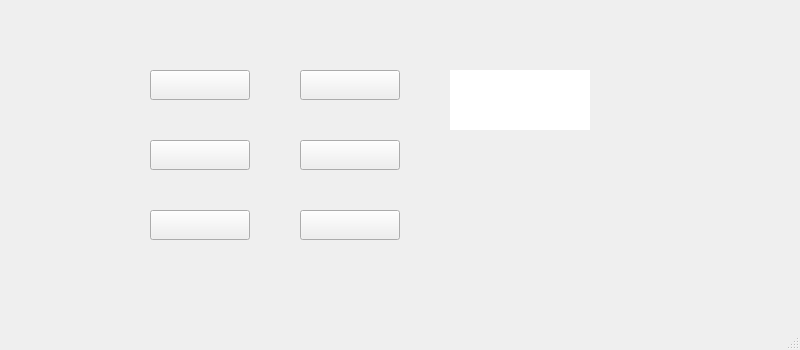
<?xml version="1.0" encoding="UTF-8"?>
<ui version="4.0">
 <class>MainWindow</class>
 <widget class="QMainWindow" name="MainWindow">
  <property name="geometry">
   <rect>
    <x>0</x>
    <y>0</y>
    <width>800</width>
    <height>350</height>
   </rect>
  </property>
  <property name="minimumSize">
   <size>
    <width>800</width>
    <height>350</height>
   </size>
  </property>
  <property name="maximumSize">
   <size>
    <width>800</width>
    <height>350</height>
   </size>
  </property>
  <property name="cursor">
   <cursorShape>ArrowCursor</cursorShape>
  </property>
  <property name="windowTitle">
   <string>如墨-Project</string>
  </property>
  <widget class="QWidget" name="centralwidget">
   <widget class="QPushButton" name="pushButton">
    <property name="geometry">
     <rect>
      <x>150</x>
      <y>70</y>
      <width>100</width>
      <height>30</height>
     </rect>
    </property>
    <property name="font">
     <font>
      <family>微软雅黑</family>
      <pointsize>11</pointsize>
     </font>
    </property>
    <property name="text">
     <string/>
    </property>
    <property name="icon">
     <iconset resource="main_pic.qrc">
      <normaloff>:/mainpic/pic/tingfeng.png</normaloff>:/mainpic/pic/tingfeng.png</iconset>
    </property>
    <property name="iconSize">
     <size>
      <width>100</width>
      <height>30</height>
     </size>
    </property>
   </widget>
   <widget class="QPushButton" name="pushButton_2">
    <property name="geometry">
     <rect>
      <x>300</x>
      <y>70</y>
      <width>100</width>
      <height>30</height>
     </rect>
    </property>
    <property name="font">
     <font>
      <family>微软雅黑</family>
      <pointsize>11</pointsize>
     </font>
    </property>
    <property name="cursor">
     <cursorShape>ArrowCursor</cursorShape>
    </property>
    <property name="text">
     <string/>
    </property>
    <property name="icon">
     <iconset resource="main_pic.qrc">
      <normaloff>:/mainpic/pic/kesha.png</normaloff>:/mainpic/pic/kesha.png</iconset>
    </property>
    <property name="iconSize">
     <size>
      <width>100</width>
      <height>30</height>
     </size>
    </property>
   </widget>
   <widget class="QPushButton" name="pushButton_3">
    <property name="geometry">
     <rect>
      <x>300</x>
      <y>210</y>
      <width>100</width>
      <height>30</height>
     </rect>
    </property>
    <property name="text">
     <string/>
    </property>
    <property name="icon">
     <iconset resource="main_pic.qrc">
      <normaloff>:/mainpic/pic/shuoyun.png</normaloff>:/mainpic/pic/shuoyun.png</iconset>
    </property>
    <property name="iconSize">
     <size>
      <width>100</width>
      <height>30</height>
     </size>
    </property>
   </widget>
   <widget class="QPushButton" name="pushButton_4">
    <property name="geometry">
     <rect>
      <x>150</x>
      <y>210</y>
      <width>100</width>
      <height>30</height>
     </rect>
    </property>
    <property name="font">
     <font>
      <family>微软雅黑</family>
      <pointsize>11</pointsize>
     </font>
    </property>
    <property name="text">
     <string/>
    </property>
    <property name="icon">
     <iconset resource="main_pic.qrc">
      <normaloff>:/mainpic/pic/guanyu.png</normaloff>:/mainpic/pic/guanyu.png</iconset>
    </property>
    <property name="iconSize">
     <size>
      <width>100</width>
      <height>30</height>
     </size>
    </property>
   </widget>
   <widget class="QTextBrowser" name="textBrowser">
    <property name="geometry">
     <rect>
      <x>450</x>
      <y>70</y>
      <width>140</width>
      <height>60</height>
     </rect>
    </property>
    <property name="font">
     <font>
      <family>微软雅黑 Light</family>
      <pointsize>11</pointsize>
     </font>
    </property>
    <property name="frameShape">
     <enum>QFrame::Box</enum>
    </property>
    <property name="frameShadow">
     <enum>QFrame::Raised</enum>
    </property>
    <property name="lineWidth">
     <number>0</number>
    </property>
   </widget>
   <widget class="QLabel" name="label">
    <property name="geometry">
     <rect>
      <x>0</x>
      <y>0</y>
      <width>800</width>
      <height>375</height>
     </rect>
    </property>
    <property name="text">
     <string/>
    </property>
   </widget>
   <widget class="QPushButton" name="pushButton_5">
    <property name="geometry">
     <rect>
      <x>300</x>
      <y>140</y>
      <width>100</width>
      <height>30</height>
     </rect>
    </property>
    <property name="font">
     <font>
      <family>微软雅黑</family>
      <pointsize>11</pointsize>
     </font>
    </property>
    <property name="text">
     <string/>
    </property>
    <property name="icon">
     <iconset resource="main_pic.qrc">
      <normaloff>:/mainpic/pic/yueji.png</normaloff>:/mainpic/pic/yueji.png</iconset>
    </property>
    <property name="iconSize">
     <size>
      <width>100</width>
      <height>30</height>
     </size>
    </property>
   </widget>
   <widget class="QPushButton" name="pushButton_6">
    <property name="geometry">
     <rect>
      <x>150</x>
      <y>140</y>
      <width>100</width>
      <height>30</height>
     </rect>
    </property>
    <property name="font">
     <font>
      <family>微软雅黑</family>
      <pointsize>11</pointsize>
     </font>
    </property>
    <property name="text">
     <string/>
    </property>
    <property name="icon">
     <iconset resource="main_pic.qrc">
      <normaloff>:/mainpic/pic/zengren.png</normaloff>:/mainpic/pic/zengren.png</iconset>
    </property>
    <property name="iconSize">
     <size>
      <width>100</width>
      <height>30</height>
     </size>
    </property>
   </widget>
   <zorder>label</zorder>
   <zorder>pushButton</zorder>
   <zorder>pushButton_2</zorder>
   <zorder>pushButton_3</zorder>
   <zorder>pushButton_4</zorder>
   <zorder>textBrowser</zorder>
   <zorder>pushButton_5</zorder>
   <zorder>pushButton_6</zorder>
  </widget>
  <widget class="QMenuBar" name="menubar">
   <property name="geometry">
    <rect>
     <x>0</x>
     <y>0</y>
     <width>800</width>
     <height>26</height>
    </rect>
   </property>
  </widget>
  <widget class="QStatusBar" name="statusbar"/>
 </widget>
 <resources>
  <include location="main_pic.qrc"/>
 </resources>
 <connections/>
</ui>
